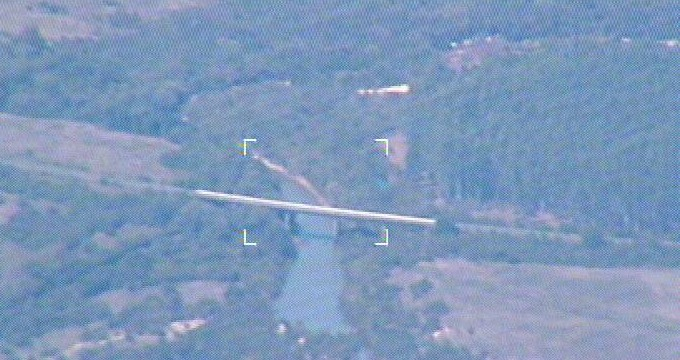
#> input picture Códigos/correcaoB.jpg, 680 x 360 px
$ python RGBunido.py
#> lines starting #> are read from the running program, lines starting #| are printed output that depends on the picture
import cv2
import numpy as np
import matplotlib.pyplot as plt

def open_image(image_path):
#> called with image_path = 'correcaoB.jpg'
    img = cv2.imread(image_path)
#> img is the input picture: shape (360, 680, 3); mean B, G, R 186.8, 152.3, 126.7
    img = cv2.cvtColor(img, cv2.COLOR_BGR2RGB)
    return img

def split_rgb_channels(img):
    r_channel, g_channel, b_channel = cv2.split(img)
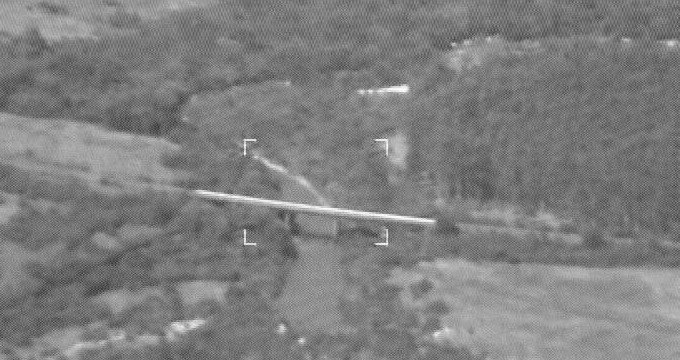
#> r_channel: shape (360, 680); min 44, max 255, mean 126.7
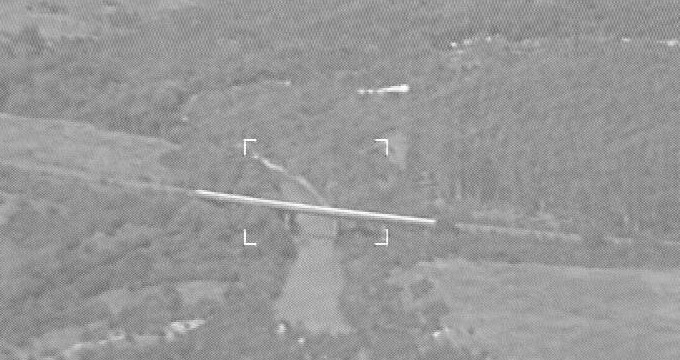
#> g_channel: shape (360, 680); min 85, max 255, mean 152.3
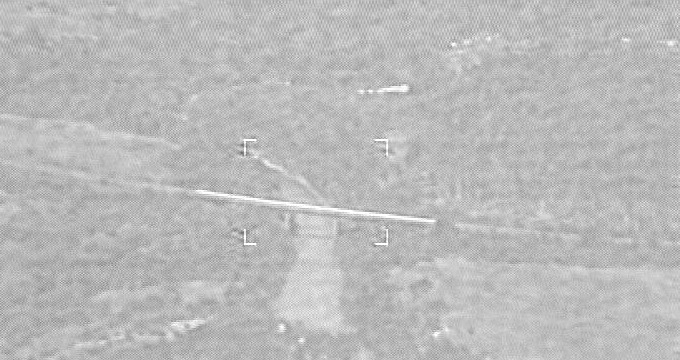
#> b_channel: shape (360, 680); min 106, max 255, mean 186.8
    return r_channel, g_channel, b_channel

def display_colored_channels(r_channel, g_channel, b_channel):
    zeros = np.zeros_like(r_channel)

    red_img = np.stack((r_channel, zeros, zeros), axis=2)
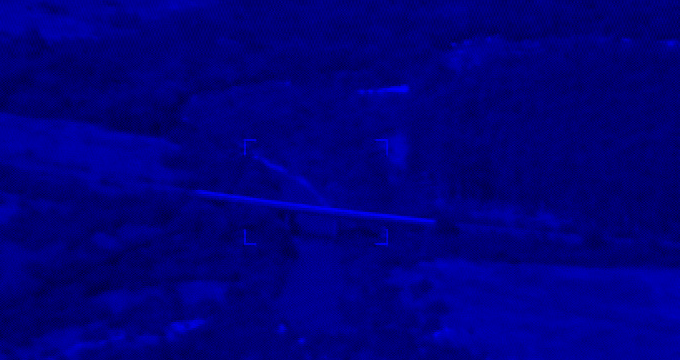
#> red_img: shape (360, 680, 3); mean of channels 0, 1, 2 126.7, 0, 0; drawn as B, G, R
    green_img = np.stack((zeros, g_channel, zeros), axis=2)
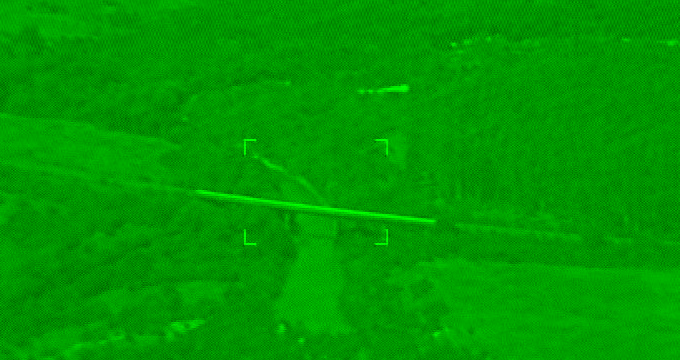
#> green_img: shape (360, 680, 3); mean of channels 0, 1, 2 0, 152.3, 0; drawn as B, G, R
    blue_img = np.stack((zeros, zeros, b_channel), axis=2)
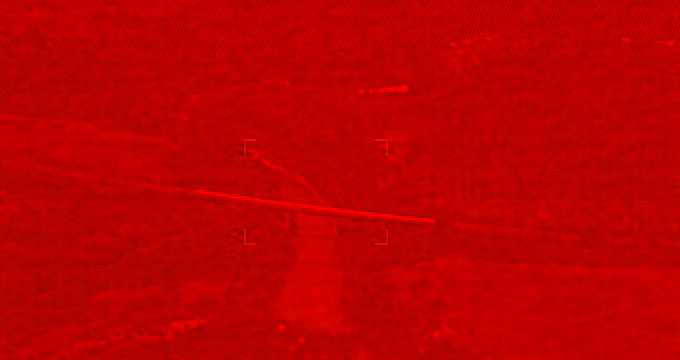
#> blue_img: shape (360, 680, 3); mean of channels 0, 1, 2 0, 0, 186.8; drawn as B, G, R

    plt.figure(figsize=(12, 4))
    plt.subplot(1, 3, 1)
    plt.imshow(red_img)
    plt.title('Red Channel')
    plt.axis('off')

    plt.subplot(1, 3, 2)
    plt.imshow(green_img)
    plt.title('Green Channel')
    plt.axis('off')

    plt.subplot(1, 3, 3)
    plt.imshow(blue_img)
    plt.title('Blue Channel')
    plt.axis('off')

    plt.tight_layout()
    plt.show()

def merge_rgb_channels(r_channel, g_channel, b_channel):
    return cv2.merge((r_channel, g_channel, b_channel))

# === USO ===
image_path = 'correcaoB.jpg'  # Ou seu caminho completo se necessário
rgb_image = open_image(image_path)
r, g, b = split_rgb_channels(rgb_image)

# Mostrar os canais
display_colored_channels(r, g, b)

# Reconstruir imagem
reconstructed = merge_rgb_channels(r, g, b)

# Mostrar imagem reconstruída
plt.figure(figsize=(6, 6))
plt.imshow(reconstructed)
plt.title("Imagem Reconstruída")
plt.axis("off")
plt.show()
